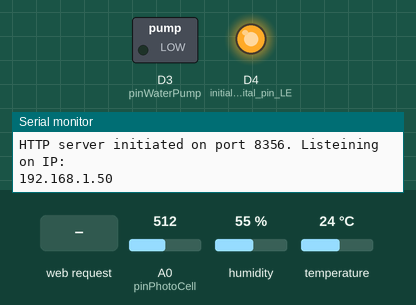
This sketch was run on a simulated ESP8266 (NodeMCU). On the bench: switched loads named in the sketch (green lamp = pin HIGH), output pins drawn as LEDs (lit = HIGH), the last lines printed to the serial monitor. The inputs (shaded band) are chosen by the test bench; at power-on: A0 (pinPhotoCell) = 512, humidity 55 %, temperature 24 °C. WiFi joins after 1.5 s; servers stay silent unless stated.

Above: at 2.7 s.
2.8 s: HTTP request GET /waternow received
At 8.2 s:
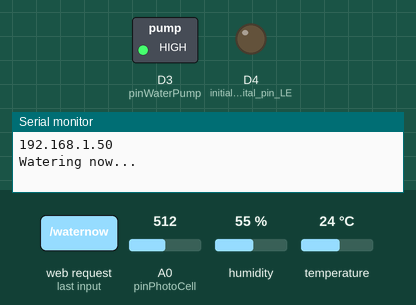
13.6 s: HTTP request GET / received
At 18.9 s:
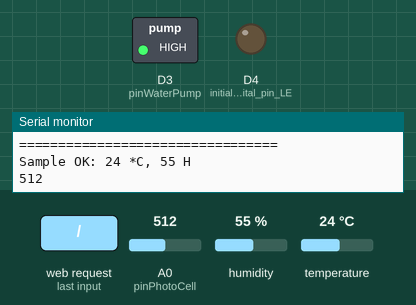
19.6 s: HTTP request GET /html received
At 31.0 s:
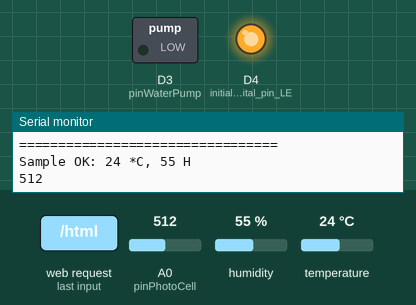
Timing chart, 0 to 32.5 s (numbered marks = the images above; inputs shaded):
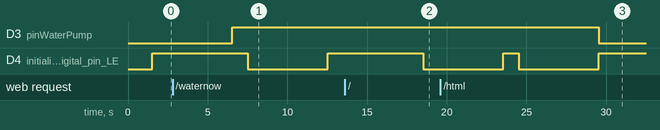

Measured:
- after the input at 2.8 s, D3 (pinWaterPump): LOW → HIGH after 3.7 s; D4 (initialize_digital_pin_LE): HIGH → LOW after 4.7 s, → HIGH 5.0 s later
- after the input at 13.6 s, D4 (initialize_digital_pin_LE): HIGH → LOW after 4.9 s
- after the input at 19.6 s, D3 (pinWaterPump): HIGH → LOW after 9.9 s instead of 8.9 s

The sketch:

SmartPlantWatering.ino
```cpp
/*
   Smart Plant Watering - Version: 1.01 - February 2018
   Author: Esteban Pizzini - esteban.pizzini@gmail.com
   Purpose: Measure temperature & humidity and water plants automatically based on weather conditions.

   Release notes:
   1.00 - Initial version
   1.01 - Implemented WifiManager library for configuring WIFI networks - Source: https://github.com/tzapu/WiFiManager
   1.02 - Clean up code & fixed DHT11 read issue.
   1.03 - Fixed IP address display issue on serial output. Cleaned up output messages.

*/
#include <SimpleDHT.h>
#include <ESP8266WiFi.h>
#include <ESP8266WebServer.h>
#include <WiFiManager.h>

// Required for LIGHT_SLEEP_T delay mode
//extern "C" {
//#include "user_interface.h"
//}

/* Watering configuration - reference
   86400000 = each 24hours
   43200000 = each 12 hours
*/
const long defaultPumpInterval = 86400000;

ESP8266WebServer server(8356); //Create web server instance - using port 8356

/* Sensors PINS
    DH11 --> D2
    PhotoCell --> A0
    Relay --> D3
*/

int pinDHT11 = D2;                        // DHT digital Input (Digital)
int pinPhotoCell = A0;                    // PhotoCell Input (Analog)
int pinWaterPump = D3;                    // WaterPump relay Output (Digital
long PumpInterval = defaultPumpInterval;  // default interval to water  (24 hours)
long PumpDuration = 20000;                // default water duration (seconds)
long WeatherCheckInterval = 1800000;     // default weather check interval (30 minutes)
unsigned long PumpPrevMillis = 0;         // store last time for Water Pump
unsigned long WeatherCheckPrevMillis = 0; // Weather prev millis

unsigned long currentMillis = 0;          // actual millis
int WaterPlantTimes = 0;                  // count times plant was watered
float photoCellReading = 0;               // Light reading (Enable Light Sleep modeanalog value)
String Light;                             // Light string
SimpleDHT11 dht11;                        // Temperature & Humidity object
const int sleepTimeSec = 10;              // Time to sleep (in seconds)

byte temperature = 0;
byte humidity = 0;


/* Initial Setup */
void setup() {

  Serial.begin(115200);
  Serial.println("Smart Plant Watering - Initializing...");
  pinMode(LED_BUILTIN, OUTPUT);   // initialize digital pin LED_BUILTIN as an output.
  pinMode(pinWaterPump, OUTPUT);  // initialize Relay PIN as an output.

  WiFiManager wifiManager; // Enable wifiManager
  wifiManager.setDebugOutput(false);

  WiFi.mode(WIFI_STA); // for light Sleep mode
  wifi_set_sleep_type(LIGHT_SLEEP_T); // Enable Light Sleep mode

  // Wifi configuration - uses WifiManger library
  //WifiManager configuration - it will try to connect to known network or prompt for information to connect.
  //WifiManager library used -- https://github.com/tzapu/WiFiManager

  wifiManager.setBreakAfterConfig(true);  //exit after config instead of connecting

  //reset settings - only for testing
  //wifiManager.resetSettings(); // uncomment this line only for testing and reset wifi settings.

  //If no previous WIFI settings are available, it will be enabled as AP with default SSID "SmartWaterPlant" and password "water"
  if (!wifiManager.autoConnect("SmartWaterPlant", "water")) {
    Serial.println("Wifi - connection failed...Reset in progress");
    delay(3000);
    ESP.reset();
    delay(5000);
  }

  //Initiate web server
  server.on("/", handleRoot);
  server.on("/html", handleRootHTML);
  server.on("/waternow", handleWaterNow);
  server.on("/inline", []() {
    server.send(200, "text/plain", "Smart Water Plant");
  });
  server.begin();
  Serial.println("HTTP server initiated on port 8356. Listeining on IP:");
  Serial.println(WiFi.localIP());

  // Initial DHT11 read
  int err = SimpleDHTErrSuccess;
  if ((err = dht11.read(pinDHT11, &temperature, &humidity, NULL)) != SimpleDHTErrSuccess) {
     Serial.print("ERROR: Read DHT11 failed, err="); Serial.println(err); delay(1000);
  }


}

/* Main Loop */
void loop() {


  //handle web requests
  digitalWrite(LED_BUILTIN, HIGH);
  server.handleClient(); // handle web clients
  delay(5000);
  digitalWrite(LED_BUILTIN, LOW);

  // Water Logic
  currentMillis = millis();

  // PumpWater Logic
  if (currentMillis - PumpPrevMillis >= PumpInterval) {
    PumpPrevMillis = currentMillis;
    PumpInterval = defaultPumpInterval;
    pumpWater(1); // pump water on
  }
  else if (currentMillis - PumpPrevMillis >= PumpDuration) {
    pumpWater(0); // pump water on
  }


  // Check forecast & adjust Watering interval
  if (currentMillis - WeatherCheckPrevMillis >= WeatherCheckInterval) {
      WeatherCheckPrevMillis = currentMillis;


        // Read temperature/humidity from DHT11 sensor and adjust Watering based on that
        int err = SimpleDHTErrSuccess;
        if ((err = dht11.read(pinDHT11, &temperature, &humidity, NULL)) != SimpleDHTErrSuccess) {
          Serial.print("ERROR: Read DHT11 failed, err="); Serial.println(err); delay(1000);
        }

        if (temperature > 24 & temperature < 31 && humidity < 60) {
          PumpDuration = 25000;
        }
        else if (temperature > 30 && humidity < 60) {
          PumpDuration = 30000;
        }
        else {
          PumpDuration = 20000;
        }

  }
}

/* handle root webpage */
void handleRoot() {

  // print in Serial
  Serial.println("=================================");
  // read without samples.
/*  byte temperature = 0;
  byte humidity = 0;
  int err = SimpleDHTErrSuccess;
  if ((err = dht11.read(pinDHT11, &temperature, &humidity, NULL)) != SimpleDHTErrSuccess) {
    Serial.print("Read DHT11 failed, err="); Serial.println(err); delay(1000);

  }
*/
  // read PhotoCell (Light)Temperature
  photoCellReading = analogRead(pinPhotoCell);
  // We'll have a few threshholds, qualitatively determined
  if (photoCellReading < 10) {
    Light = " Dark";
  } else if (photoCellReading < 200) {
    Light = " Dim";
  } else if (photoCellReading < 500) {
    Light = " Light";
  } else if (photoCellReading < 800) {
    Light = " Bright";
  } else {
    Light = " Very bright";
  }

  // print values
  Serial.print("Sample OK: ");
  Serial.print((int)temperature); Serial.print(" *C, ");
  Serial.print((int)humidity); Serial.println(" H");
  Serial.print((int)photoCellReading);

  // Get minutes for next WaterPump
  int minutes = (int) (((PumpInterval - (currentMillis - PumpPrevMillis)) / (1000 * 60)) % 60);
  int hours = (int) (((PumpInterval - (currentMillis - PumpPrevMillis)) / (1000 * 60 * 60)) % 24);

  // print output (HTML)
  String message = "Temp: ";
  message += (int)temperature;
  message += "C - Hum: ";
  message += (int)humidity;
  message += "%";
  message += " - Light:";
  message += Light;
  message += " Next pump in: ";
  message += hours;
  message += " hs ";
  message += minutes;
  message += " min";
  digitalWrite(LED_BUILTIN, HIGH);
  server.send(200, "text/plain", message);
  delay(1000);
  digitalWrite(LED_BUILTIN, LOW);
}

/* handle /html webpage */
void handleRootHTML() {
 /* byte temperature = 0; // sensor temperature
  byte humidity = 0;  // sensor humidity

  int err = SimpleDHTErrSuccess;
  if ((err = dht11.read(pinDHT11, &temperature, &humidity, NULL)) != SimpleDHTErrSuccess) {
    Serial.print("Read DHT11 failed, err="); Serial.println(err); delay(1000);
  }
*/
  // read PhotoCell (Light)
  int LightValue = 0;
  photoCellReading = analogRead(pinPhotoCell);
  if (photoCellReading < 10) {
    LightValue = 0;
  } else if (photoCellReading < 200) {
    LightValue = 30;
  } else if (photoCellReading < 500) {
    LightValue = 60;
  } else if (photoCellReading < 800) {
    LightValue = 80;
  } else {
    LightValue = 100;
  }

  // Get minutes for next WaterPump
  int minutes = (int) (((PumpInterval - (currentMillis - PumpPrevMillis)) / (1000 * 60)) % 60);
  int hours = (int) (((PumpInterval - (currentMillis - PumpPrevMillis)) / (1000 * 60 * 60)) % 24);
  // Calculate when was last water plant
  int lastMinutes = (int) (((currentMillis - PumpPrevMillis) / (1000 * 60)) % 60);
  int lastHours = (int) (((currentMillis - PumpPrevMillis) / (1000 * 60 * 60)) % 24);
  int lastDays = (int) (((PumpInterval - (currentMillis - PumpPrevMillis)) / (1000 * 60 * 60 * 24)));

  char message [1500];
  snprintf ( message, 1500,
"<html>\
  <head>\
    <title>Smart Plant Watering</title>\
    <style>\
      body { background-color: #cccccc; font-family: Arial, Helvetica, Sans-Serif; Color: #000088; }\
    </style>\
  </head>\
  <body>\
    <h1>Temperature (sensor)</h1>\
    <p>%02d C</p>\
    <h1>Humidity (sensor)</h1>\
    <p>%02d %</p>\
    <h1>Light</h1>\
    <p>%02d % (0 Dark..100 Very bright)</p>\
    <h1>Next plant watering in</h1>\
    <p>%02dh:%02dm</p>\
    <h1>Time since last plant watering</h1>\
    <p>%02dd:%02dh:%02dm</p>\
    <h1>Times watered since last reset</h1>\
    <p>%02d times</p>\
    <h1>Watering duration</h1>\
    <p>%d seconds</p>\
  </body>\
</html>",
    temperature,
    humidity,
    LightValue,
    hours,
    minutes,
    lastDays,
    lastHours,
    lastMinutes,
    WaterPlantTimes,
    PumpDuration/1000
  );

  digitalWrite(LED_BUILTIN, HIGH);
  server.send(200, "text/html", message);
  delay(1000);
  digitalWrite(LED_BUILTIN, LOW);

}

/* handle water now request - Allow only up to 3 attemps */
void handleWaterNow() {

  String message;
  if (WaterPlantTimes < 4 ) {
    Serial.println("Watering now...");
    message = "Watering now... ";
    currentMillis = millis();
    PumpPrevMillis = currentMillis;
    PumpInterval = defaultPumpInterval;
    pumpWater(1); //  water on
  }
  else
  {
    message = "Manual watering not allowed...sorry! ";
  }
  digitalWrite(LED_BUILTIN, HIGH);
  server.send(200, "text/plain", message);
  delay(1000);
  digitalWrite(LED_BUILTIN, LOW);
}

void pumpWater(int mode) {

  if (mode == 1) {
    //Serial.println("Water = On");
    WaterPlantTimes++; // Increase water plant counter
    digitalWrite(pinWaterPump, HIGH);
    digitalWrite(LED_BUILTIN, HIGH);
  }
  else {
    //Serial.println("Water = Off");
    digitalWrite(pinWaterPump, LOW);
    digitalWrite(LED_BUILTIN, LOW);
  }
}
```
